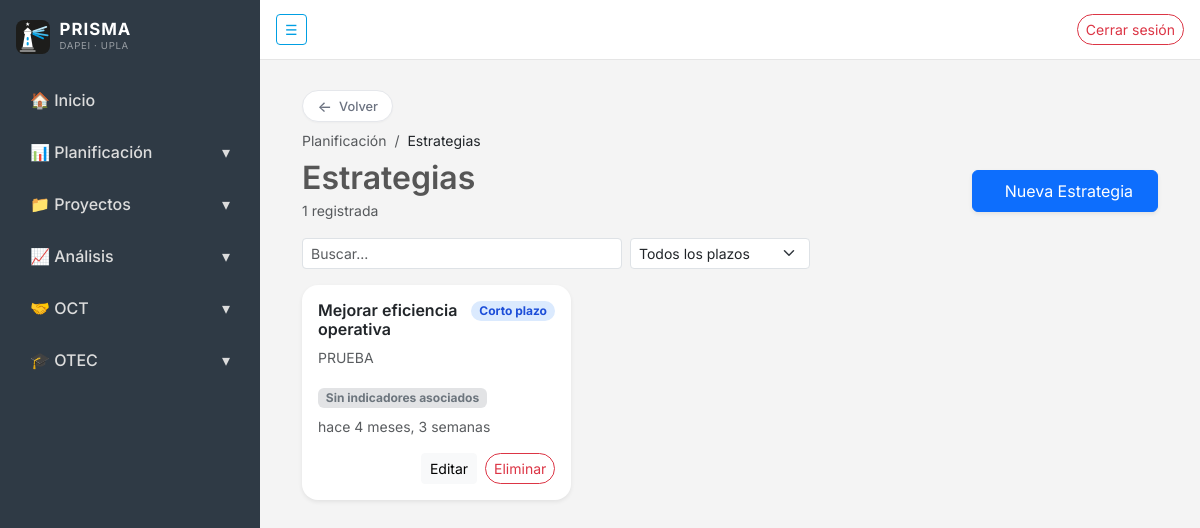
The app's page /planificacion/estrategias/ (signed in), older data.
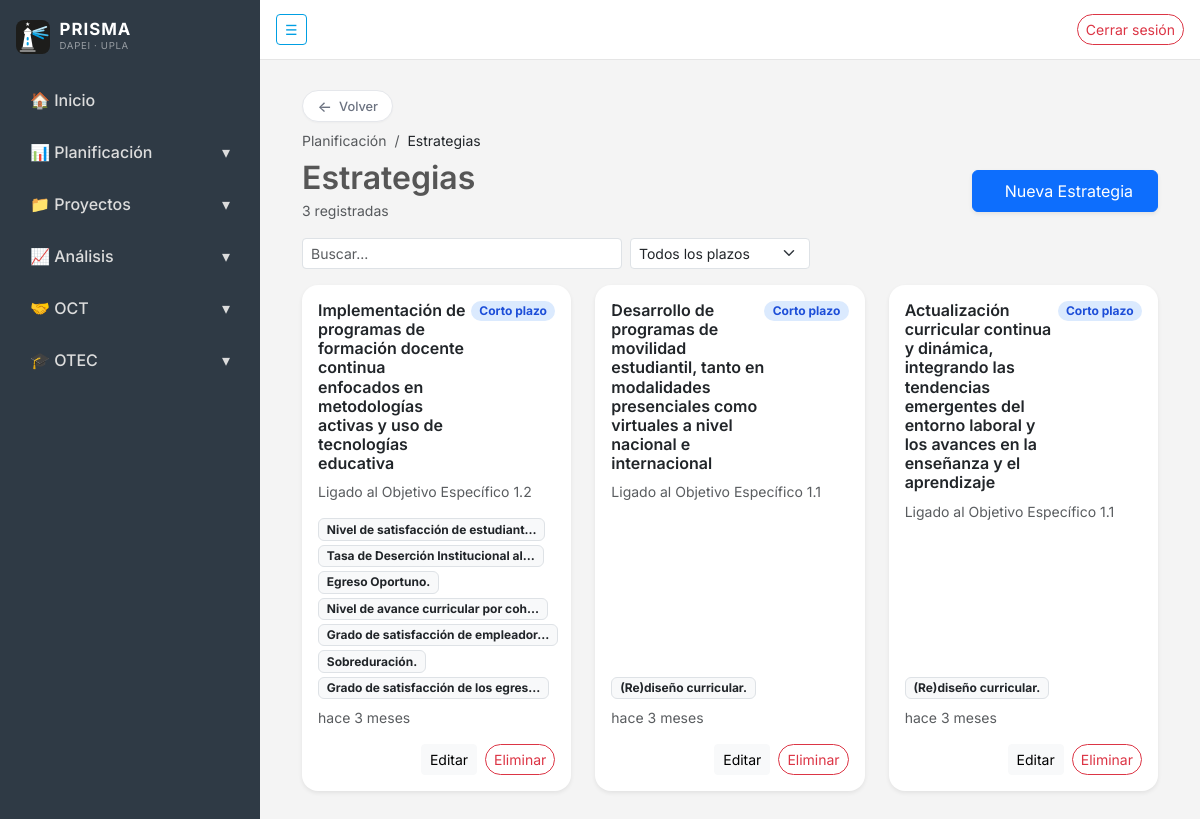
The same page, newer data.
### planificacion/models.py (models this page shows, shortened)
class Estrategia(models.Model):
    class Plazo(models.TextChoices):
        CORTO = "CORTO", "Corto plazo"
        MEDIANO = "MEDIANO", "Mediano plazo"
        LARGO = "LARGO", "Largo plazo"
    indicadores = models.ManyToManyField(
        Indicador,
        blank=True,
        related_name="estrategias",
        verbose_name="Indicadores asociados",
    )
    nombre = models.CharField(max_length=200, verbose_name="Nombre")
    descripcion = models.TextField(verbose_name="Descripción")
    plazo = models.CharField(
        max_length=10,
        choices=Plazo.choices,
        default=Plazo.CORTO,
    )
    fecha_creacion = models.DateTimeField(
        auto_now_add=True, verbose_name="Fecha de creación"
    )
    creado_por = models.ForeignKey(
        settings.AUTH_USER_MODEL,
        on_delete=models.SET_NULL,
        null=True,
        blank=True,
        related_name="estrategias_creadas",
        verbose_name="Creado por",
    )
    class Meta:
        ordering = ["-fecha_creacion"]
        verbose_name = "Estrategia"
        verbose_name_plural = "Estrategias"

class Indicador(models.Model):
    class UnidadMedida(models.TextChoices):
        CARACTERES = "CAR", "Caracteres"
        PORCENTUAL = "POR", "Porcentual"
        UNITARIO = "UNI", "Unitario"
    class Frecuencia(models.TextChoices):
        SEMESTRAL = "SEMESTRAL", "Semestral"
        ANUAL = "ANUAL", "Anual"
    objetivo = models.ForeignKey(
        "Objetivo",
        on_delete=models.CASCADE,
        related_name="indicadores",
    )
    nombre = models.CharField(max_length=200)
    descripcion = models.TextField()
    formula = models.TextField(
        blank=True,
        help_text="Ej: (Cantidad lograda / Meta) * 100",
    )
    unidad_medida = models.CharField(
        max_length=3,
        choices=UnidadMedida.choices,
        default=UnidadMedida.UNITARIO,
    )
    frecuencia = models.CharField(
        max_length=10,
        choices=Frecuencia.choices,
        default=Frecuencia.SEMESTRAL,
    )
    linea_base = models.BooleanField(
        default=False, verbose_name="¿Aplica línea base?"
    )
    calculo_invertido = models.BooleanField(
        default=False, verbose_name="¿Es cálculo invertido?"
    )
    acumulativo = models.BooleanField(
        default=False, verbose_name="¿Es acumulativo?"
    )
    umbral_aceptable = models.PositiveSmallIntegerField(
        default=70,
        help_text="Avance % desde el cual se considera amarillo (aceptable).",
    )
    umbral_optimo = models.PositiveSmallIntegerField(
        default=90,
        help_text="Avance % desde el cual se considera verde (óptimo).",
    )
    fecha_creacion = models.DateTimeField(auto_now_add=True)
    creado_por = models.ForeignKey(
        settings.AUTH_USER_MODEL,
        on_delete=models.SET_NULL,
        null=True,
        blank=True,
        related_name="indicadores_creados",
    )
    class Meta:
        ordering = ["-fecha_creacion"]
        verbose_name = "Indicador"
        verbose_name_plural = "Indicadores"

### planificacion/views.py (the view, shortened to what this page needs)
# urls.py: path("estrategias/", views.lista_estrategias, name="estrategias"),
@login_required
def lista_estrategias(request):
    role = get_user_role(request)
    estrategias = (
        Estrategia.objects
        .prefetch_related("indicadores")
        .select_related("creado_por")
    )
    form = EstrategiaForm()
    return render(request, "planificacion/lista_estrategias.html", {
        "estrategias": estrategias,
        "form": form,
        "es_planificacion": role["es_planificacion"],
        "indicadores_disponibles": Indicador.objects.order_by("nombre"),
    })

### planificacion/forms.py
class EstrategiaForm(forms.ModelForm):
    class Meta:
        model = Estrategia
        fields = ["nombre", "descripcion", "plazo"]
        widgets = {
            "nombre": forms.TextInput(attrs={
                "class": "form-control",
                "placeholder": "Ej: Mejorar eficiencia operativa"
            }),
            "descripcion": forms.Textarea(attrs={
                "class": "form-control",
                "rows": 4,
                "placeholder": "Describe la estrategia..."
            }),
            "plazo": forms.Select(attrs={
                "class": "form-select"
            }),
        }

### planificacion/helpers.py (called while the page is built)
def es_planificacion(user):
    if not user.is_authenticated:
        return False
    if user.is_superuser:
        return True
    return user.groups.filter(name="Planificacion").exists()

def get_user_role(request):
    cache_key = "_planificacion_role"
    if hasattr(request, cache_key):
        return getattr(request, cache_key)
    user = request.user
    role = {
        "es_planificacion": es_planificacion(user),
        "es_anonimo": not user.is_authenticated,
    }
    setattr(request, cache_key, role)
    return role

### planificacion/templates/planificacion/lista_estrategias.html (shortened to what the changed rows need)
{% extends "core/base.html" %}
{% load humanize %}
{% block content %}
<div class="container-fluid">
    <div class="d-flex justify-content-between align-items-center mb-3">
        <div>
            <h2 class="fw-semibold mb-0">Estrategias</h2>
            <small class="text-muted">{{ estrategias|length }} registrada{{ estrategias|length|pluralize }}</small>
        </div>
    </div>
    <div class="row g-4" id="est-grid">
        {% for estrategia in estrategias %}
        <div class="col-md-6 col-lg-4 est-item"
             data-search="{{ estrategia.nombre|lower }} {{ estrategia.descripcion|lower }}"
             data-plazo="{{ estrategia.plazo }}">
            <div class="card card-estrategia rounded-4 h-100 border-0 shadow-sm">
                <div class="card-body d-flex flex-column">
                    <div class="d-flex justify-content-between align-items-start mb-2">
                        <h6 class="fw-semibold mb-0">
                            {{ estrategia.nombre }}
                        </h6>
                        <span class="badge badge-plazo plazo-{{ estrategia.plazo }}">
                            {{ estrategia.get_plazo_display }}
                        </span>
                    </div>
                    <p class="text-muted small flex-grow-1">
                        {{ estrategia.descripcion|truncatewords:20 }}
                    </p>
                    {% if estrategia.indicadores.all %}
                        <div class="mb-2 d-flex flex-wrap gap-1">
                            {% for ind in estrategia.indicadores.all %}
                                <span class="badge bg-light text-dark border" title="{{ ind.nombre }}">
                                    {{ ind.nombre|truncatechars:35 }}
                                </span>
                            {% endfor %}
                        </div>
                    {% else %}
                        <div class="mb-2">
                            <span class="badge bg-secondary-subtle text-secondary">Sin indicadores asociados</span>
                        </div>
                    {% endif %}
                    <div class="text-muted small mb-3">
                        {{ estrategia.fecha_creacion|naturaltime }}
                    </div>
                    {% if es_planificacion %}
                    <div class="d-flex justify-content-end gap-2">
                        <button class="btn btn-sm btn-light"
                                data-bs-toggle="modal"
                                data-bs-target="#modalEditar{{ estrategia.id }}">
                            Editar
                        </button>
                        <button class="btn btn-sm btn-outline-danger"
                                data-bs-toggle="modal"
                                data-bs-target="#modalEliminar{{ estrategia.id }}">
                            Eliminar
                        </button>
                    </div>
                    {% endif %}
                </div>
            </div>
        </div>
        {% empty %}
        <div class="col-12 text-muted">
            No hay estrategias registradas.
        </div>
        {% endfor %}
    </div>
</div>
{% endblock %}

Row changes from the older to the newer data that the page shows:
removed Estrategia: nombre "Mejorar eficiencia operativa", plazo "Corto plazo", descripcion "PRUEBA", shows "Sin indicadores asociados", fecha_creacion "hace 4 meses, 3 semanas"
added Estrategia: nombre "Implementación de programas de formación docente continua enfocados en metodologías activas y uso de tecnologías educativa", plazo "Corto plazo", descripcion "Ligado al Objetivo Específico 1.2", fecha_creacion "hace 3 meses"
added Indicador: nombre "Nivel de satisfacción de estudiant…", shown under "Corto plazo"
added Indicador: nombre "Tasa de Deserción Institucional al…", shown under "Corto plazo"
added Indicador: nombre "Egreso Oportuno.", shown under "Corto plazo"
added Indicador: nombre "Nivel de avance curricular por coh…", shown under "Corto plazo"
added Indicador: nombre "Grado de satisfacción de empleador…", shown under "Corto plazo"
added Indicador: nombre "Sobreduración.", shown under "Corto plazo"
added Indicador: nombre "Grado de satisfacción de los egres…", shown under "Corto plazo"
added Estrategia: nombre "Desarrollo de programas de movilidad estudiantil, tanto en modalidades presenciales como virtuales a nivel nacional e internacional", plazo "Corto plazo", descripcion "Ligado al Objetivo Específico 1.1", fecha_creacion "hace 3 meses"
added Indicador: nombre "(Re)diseño curricular."
added Estrategia: nombre "Actualización curricular continua y dinámica, integrando las tendencias emergentes del entorno laboral y los avances en la enseñanza y el aprendizaje", plazo "Corto plazo", descripcion "Ligado al Objetivo Específico 1.1", fecha_creacion "hace 3 meses"
Text that changed along with them:
{{ estrategias|length }}: "1" → "3"
